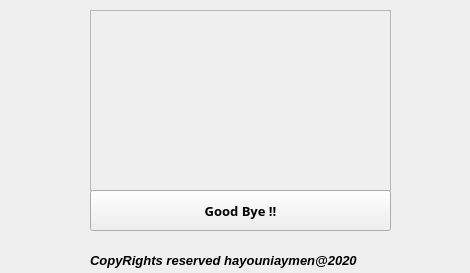
<?xml version="1.0" encoding="UTF-8"?>
<ui version="4.0">
 <class>Cancel</class>
 <widget class="QWidget" name="Cancel">
  <property name="geometry">
   <rect>
    <x>0</x>
    <y>0</y>
    <width>470</width>
    <height>273</height>
   </rect>
  </property>
  <property name="windowTitle">
   <string>Exit </string>
  </property>
  <widget class="QLabel" name="label">
   <property name="geometry">
    <rect>
     <x>90</x>
     <y>250</y>
     <width>271</width>
     <height>20</height>
    </rect>
   </property>
   <property name="font">
    <font>
     <pointsize>10</pointsize>
     <weight>75</weight>
     <italic>true</italic>
     <bold>true</bold>
    </font>
   </property>
   <property name="text">
    <string>CopyRights reserved hayouniaymen@2020</string>
   </property>
  </widget>
  <widget class="QLabel" name="cancellabel">
   <property name="geometry">
    <rect>
     <x>90</x>
     <y>10</y>
     <width>301</width>
     <height>181</height>
    </rect>
   </property>
   <property name="frameShape">
    <enum>QFrame::StyledPanel</enum>
   </property>
   <property name="frameShadow">
    <enum>QFrame::Sunken</enum>
   </property>
   <property name="text">
    <string/>
   </property>
   <property name="textFormat">
    <enum>Qt::RichText</enum>
   </property>
   <property name="pixmap">
    <pixmap resource="images.qrc">:/image/student.jpg</pixmap>
   </property>
   <property name="scaledContents">
    <bool>false</bool>
   </property>
   <property name="alignment">
    <set>Qt::AlignCenter</set>
   </property>
   <property name="wordWrap">
    <bool>false</bool>
   </property>
   <property name="margin">
    <number>-40</number>
   </property>
  </widget>
  <widget class="QPushButton" name="cancelbtn">
   <property name="geometry">
    <rect>
     <x>90</x>
     <y>190</y>
     <width>301</width>
     <height>41</height>
    </rect>
   </property>
   <property name="font">
    <font>
     <family>Noto Sans</family>
     <pointsize>10</pointsize>
     <weight>75</weight>
     <bold>true</bold>
    </font>
   </property>
   <property name="text">
    <string>Good Bye !!</string>
   </property>
  </widget>
 </widget>
 <resources>
  <include location="images.qrc"/>
 </resources>
 <connections/>
</ui>
